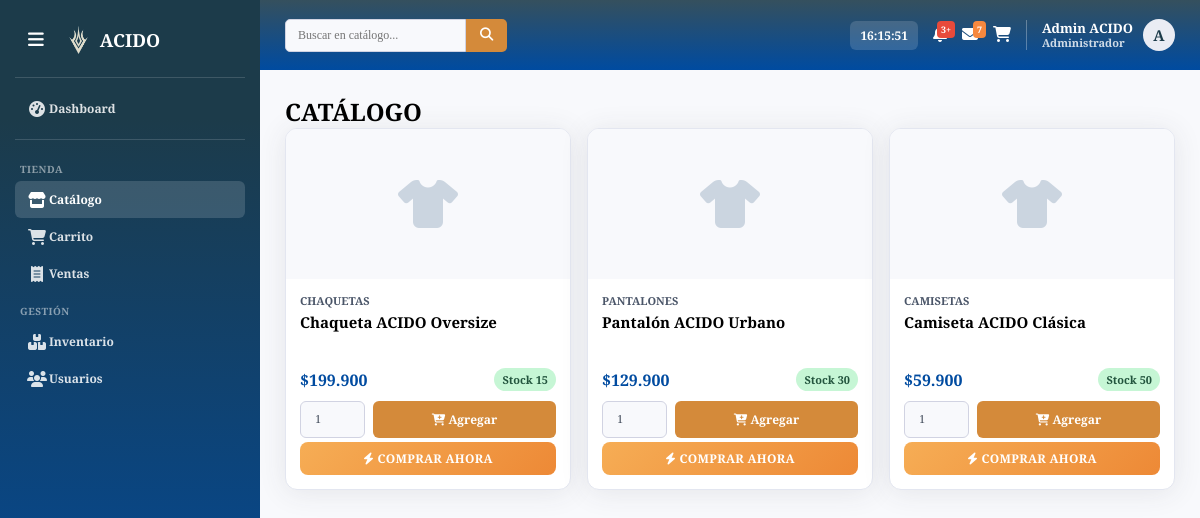
The app's page /index.php?action=catalogo (signed in) with its own data.
### tables this page shows
CREATE TABLE producto (
  ID_Producto INT AUTO_INCREMENT PRIMARY KEY,
  Nombre_Producto VARCHAR(100) NOT NULL,
  Precio_Actual DECIMAL(10,2) NOT NULL,
  Stock_Actual INT NOT NULL DEFAULT 0,
  Stock_Minimo INT NOT NULL DEFAULT 10,
  ID_Categoria INT NOT NULL,
  ID_Proveedor INT NOT NULL,
  Imagen_URL VARCHAR(512) NULL,
  QR_Code_URL VARCHAR(512) NULL,
  deleted_at DATETIME NULL DEFAULT NULL,
  FOREIGN KEY (ID_Categoria) REFERENCES categoria(ID_Categoria),
  FOREIGN KEY (ID_Proveedor) REFERENCES proveedor(ID_Proveedor)
);

CREATE TABLE categoria (
  ID_Categoria INT AUTO_INCREMENT PRIMARY KEY,
  Nombre_Categoria VARCHAR(50) NOT NULL
);

### lib/Env.php (called while the page is built, shortened)
<?php
class Env
{
    public static function get($key, $default = null)
    {
        $v = getenv($key);
        if ($v !== false) return $v;
        return $default;
    }
}

### config/conexion.php (called while the page is built, shortened)
<?php
require_once __DIR__ . "/../lib/Env.php";
class Conexion {
    public function __construct() {
        $host    = Env::get("DB_HOST", "localhost");
        $port    = (int)Env::get("DB_PORT", 3306);
        $dbname  = Env::get("DB_NAME", "proyecto_acido");
        $user    = Env::get("DB_USER", "root");
        $pass    = Env::get("DB_PASS", "");
        $charset = Env::get("DB_CHARSET", "utf8mb4");
        try {
            $this->conn = new PDO("mysql:host={$host};port={$port};dbname={$dbname};charset={$charset}", $user, $pass);
        } catch (PDOException $e) {
            error_log("Conexion: " . $e->getMessage());
            die("Error en la conexión. Intenta más tarde.");
        }
    }
}

### model/Producto.php (called while the page is built, shortened)
<?php
require_once __DIR__ . "/../config/conexion.php";
class Producto
{
    private $db;
    public function __construct()
    {
        $conexionObj = new Conexion();
        $this->db = $conexionObj->conn;
    }
    public function obtenerCatalogo()
    {
        try {
            $sql = "SELECT p.ID_Producto, p.Nombre_Producto, p.Precio_Actual, p.Stock_Actual,
                           p.Imagen_URL, c.Nombre_Categoria
                    FROM producto p
                    LEFT JOIN categoria c ON p.ID_Categoria = c.ID_Categoria
                    WHERE p.deleted_at IS NULL AND p.Stock_Actual > 0
                    ORDER BY p.ID_Producto DESC LIMIT 100";
            return $this->db->query($sql)->fetchAll(PDO::FETCH_ASSOC);
        } catch (PDOException $e) {
            error_log("Producto::obtenerCatalogo: " . $e->getMessage());
            return [];
        }
    }
}

### model/Movimiento.php (called while the page is built, shortened)
<?php
require_once __DIR__ . "/../config/conexion.php";
class Movimiento
{
    public function __construct()
    {
        $conexionObj = new Conexion();
    }
}

### controller/ProductoController.php (called while the page is built, shortened)
<?php
require_once __DIR__ . "/../model/Producto.php";
require_once __DIR__ . "/../model/Movimiento.php";
class ProductoController {
    private $model;
    public function __construct() {
        $this->model = new Producto();
    }
    public function catalogo() { return $this->model->obtenerCatalogo(); }
}

### view/catalogo.php (the view, shortened to what this page needs)
<?php
$__rol = $_SESSION["user"]["Rol"] ?? $_SESSION["user"]["rol"] ?? 'Cliente';
?>
<!DOCTYPE html>
<html lang="es">
<head>
    <link rel="stylesheet" href="/ACIDO/BACKPHP_TEST/public/css/global.css?v=<?php echo time(); ?>">
    <link rel="stylesheet" href="/ACIDO/BACKPHP_TEST/public/css/layout.css?v=<?php echo time(); ?>">
    <link rel="stylesheet" href="/ACIDO/BACKPHP_TEST/public/css/crud.css?v=<?php echo time(); ?>">
    <link rel="stylesheet" href="https://cdnjs.cloudflare.com/ajax/libs/font-awesome/6.4.0/css/all.min.css">
</head>
<body class="dashboard-body crud-body">
    <div class="dashboard-container crud-container">
        <aside id="sidebar" class="sidebar">
            <div class="sidebar-brand">
                <button type="button" id="toggleSidebar" class="toggle-btn" title="Contraer/Expandir Menú">
                    <i class="fa-solid fa-bars"></i>
                </button>
                <div class="brand-info sidebar-text">
                    <img src="/ACIDO/BACKPHP_TEST/public/img/LOGO2.png" class="brand-icon" alt="Logo Ácido Colombia">
                    <span class="brand-name">ACIDO</span>
                </div>
            </div>
            <hr class="sidebar-divider">
            <?php if (in_array($__rol, ['Administrador','Empleado'], true)): ?>
            <a href="index.php?action=dashboard" class="nav-item">
                <i class="fa-solid fa-gauge-high"></i>
                <span class="sidebar-text">Dashboard</span>
            </a>
            <hr class="sidebar-divider">
            <?php endif; ?>
            <div class="sidebar-heading sidebar-text">TIENDA</div>
            <a href="index.php?action=catalogo" class="nav-item active">
                <i class="fa-solid fa-store"></i>
                <span class="sidebar-text">Catálogo</span>
            </a>
            <a href="index.php?action=carrito" class="nav-item">
                <i class="fa-solid fa-cart-shopping"></i>
                <span class="sidebar-text">Carrito<?php $nc=array_sum($_SESSION['cart']??[]); if($nc>0) echo " ($nc)"; ?></span>
            </a>
            <a href="index.php?action=ventas" class="nav-item">
                <i class="fa-solid fa-receipt"></i>
                <span class="sidebar-text"><?php echo in_array($__rol,['Administrador','Empleado'],true)?'Ventas':'Mis compras'; ?></span>
            </a>
            <?php if (in_array($__rol, ['Administrador','Empleado'], true)): ?>
            <div class="sidebar-heading sidebar-text" style="margin-top:12px;">GESTIÓN</div>
            <a href="index.php?action=inventario" class="nav-item">
                <i class="fa-solid fa-boxes-stacked"></i>
                <span class="sidebar-text">Inventario</span>
            </a>
            <a href="index.php?action=crud" class="nav-item">
                <i class="fa-solid fa-users"></i>
                <span class="sidebar-text">Usuarios</span>
            </a>
            <?php endif; ?>
        </aside>
        <main class="main-content">
            <header class="topbar">
                <div class="search-bar">
                    <input type="text" id="catSearch" placeholder="Buscar en catálogo...">
                    <button><i class="fa-solid fa-magnifying-glass"></i></button>
                </div>
                <div class="topbar-user">
                    <span id="liveClock" title="Hora del sistema" style="font-size:12px;font-weight:700;color:#fff;background:rgba(255,255,255,.15);padding:6px 10px;border-radius:6px;">--:--:--</span>
                    <div class="icon-badge">
                        <span class="badge red">3+</span>
                    </div>
                    <div class="icon-badge">
                        <i class="fa-solid fa-envelope"></i>
                        <span class="badge yellow">7</span>
                    </div>
                    <a href="index.php?action=carrito" class="icon-badge" title="Mi carrito" style="text-decoration:none;color:inherit;">
                        <i class="fa-solid fa-cart-shopping" style="color:#fff;"></i>
                    </a>
                    <div class="user-info-dropdown" style="position: relative;">
                        <div class="user-info" id="userMenuBtn" style="cursor: pointer;">
                            <span class="user-badge"><strong><?php echo htmlspecialchars($_SESSION["user"]["nombre_completo"] ?? $_SESSION["user"]["nombre"] ?? $_SESSION["user"]["Email"] ?? 'Usuario'); ?></strong><small><?php echo htmlspecialchars($__rol); ?></small></span>
                            <?php $___avNb = $_SESSION["user"]["nombre_completo"] ?? $_SESSION["user"]["nombre"] ?? 'U'; $___avNbT = trim((string)$___avNb); $___avIni = $___avNbT !== '' ? (function_exists('mb_strtoupper') ? mb_strtoupper(mb_substr($___avNbT, 0, 1, 'UTF-8'), 'UTF-8') : strtoupper(substr($___avNbT, 0, 1))) : 'U'; $___avFoto = $_SESSION["user"]["foto"] ?? $_SESSION["user"]["Foto"] ?? null; ?>
                            <div class="avatar" title="<?php echo htmlspecialchars($___avNbT); ?>"><?php if (!empty($___avFoto)): ?><img src="<?php echo htmlspecialchars($___avFoto); ?>" alt="Foto de perfil"><?php else: ?><?php echo htmlspecialchars($___avIni); ?><?php endif; ?></div>
                        </div>
                    </div>
                </div>
            </header>
            <div class="content-padding-crud">
                <div class="page-header">
                    <h2>CATÁLOGO</h2>
                </div>
                <?php if (empty($items)): ?>
                    <div class="crud-modern-card" style="padding:40px;text-align:center;color:#a0aec0;font-style:italic;">
                        No hay productos disponibles por ahora.
                    </div>
                <?php else: ?>
                <div id="catGrid" style="display:grid;grid-template-columns:repeat(auto-fill,minmax(220px,1fr));gap:16px;">
                    <?php foreach ($items as $it): ?>
                    <div class="crud-modern-card" style="margin:0;overflow:hidden;display:flex;flex-direction:column;">
                        <div style="height:150px;background:#f8f9fc;display:flex;align-items:center;justify-content:center;overflow:hidden;flex-shrink:0;">
                            <?php if (!empty($it['Imagen_URL'])): ?>
                                <img src="<?php echo htmlspecialchars($it['Imagen_URL']); ?>" alt="" style="width:100%;height:100%;object-fit:cover;" loading="lazy">
                            <?php else: ?>
                                <i class="fa-solid fa-shirt" style="font-size:48px;color:#cbd5e0;"></i>
                            <?php endif; ?>
                        </div>
                        <div style="padding:14px;display:flex;flex-direction:column;flex:1;">
                            <div style="font-size:11px;font-weight:700;color:#4a5568;text-transform:uppercase;"><?php echo htmlspecialchars($it['Nombre_Categoria'] ?? 'General'); ?></div>
                            <div style="font-weight:800;font-size:15px;margin:4px 0;min-height:44px;"><?php echo htmlspecialchars($it['Nombre_Producto']); ?></div>
                            <div style="display:flex;align-items:center;justify-content:space-between;margin-top:8px;">
                                <span style="font-weight:800;color:#004BA0;">$<?php echo number_format($it['Precio_Actual'], 0, ',', '.'); ?></span>
                                <span style="font-size:11px;background:#c6f6d5;color:#22543d;padding:4px 8px;border-radius:12px;font-weight:700;">Stock <?php echo (int)$it['Stock_Actual']; ?></span>
                            </div>
                            <form action="index.php?action=catalogo" method="POST" class="ajax-cart-form" data-nombre="<?php echo htmlspecialchars($it['Nombre_Producto'], ENT_QUOTES); ?>" style="display:flex;gap:8px;margin-top:auto;padding-top:10px;align-items:center;">
                                <input type="number" name="qty" value="1" min="1" max="10" class="crud-input" style="width:65px;">
                                <button type="submit" class="btn-crud-save" style="flex:1;"><i class="fa-solid fa-cart-plus"></i> Agregar</button>
                            </form>
                            <form action="index.php?action=catalogo" method="POST" style="display:flex;gap:8px;padding-top:4px;">
                                <button type="submit" class="btn-buy-now" style="flex:1;"><i class="fa-solid fa-bolt"></i> Comprar ahora</button>
                            </form>
                        </div>
                    </div>
                    <?php endforeach; ?>
                </div>
                <?php endif; ?>
            </div>
        </main>
    </div>
</body>
</html>

### index.php (shortened to what this page needs)
<?php
require_once "controller/ProductoController.php";
$productoController = new ProductoController();
if (isset($_GET["action"])) {
    if ($_GET["action"] === "catalogo") {
        $items = $productoController->catalogo();
        require_once "view/catalogo.php";
        exit();
    }
}
?>

### public/css/global.css (style rules this page uses)
* { box-sizing: border-box; margin: 0; padding: 0; }
body, input, button, select, textarea, span, p, a, h1, h2, h3, h4, h5, h6, label { font-family: 'Cinzel', serif !important; }

### public/css/layout.css (style rules this page uses)
html, body { height: 100vh !important; max-height: 100vh !important; margin: 0 !important; padding: 0 !important; overflow: hidden !important; background: #f8f9fc !important; }
.dashboard-container { display: flex !important; width: 100vw !important; height: 100vh !important; max-height: 100vh !important; overflow: hidden !important; }
.sidebar { width: 260px; height: 100vh !important; max-height: 100vh !important; background-image: linear-gradient(180deg, #1C3B4A 15%, #004BA0 90%, #808080); color: #ffffff; padding: 15px; display: flex; flex-direction: column; flex-shrink: 0; transition: width 0.3s cubic-bezier(0.4, 0, 0.2, 1); z-index: 100; overflow-y: auto; }
.sidebar-brand { display: flex; align-items: center; gap: 12px; padding: 10px 5px; font-weight: 800; font-size: 18px; height: 50px; }
.brand-info { display: flex; align-items: center; gap: 8px; white-space: nowrap; }
.brand-icon { width: 28px; height: auto; }
.toggle-btn { background: transparent; border: none; color: #ffffff; font-size: 18px; cursor: pointer; padding: 6px 8px; border-radius: 6px; flex-shrink: 0; }
.sidebar-divider { border: 0; border-top: 1px solid rgba(255, 255, 255, 0.15); margin: 12px 0; }
.sidebar-heading { font-size: 10px; font-weight: 800; color: rgba(255, 255, 255, 0.5); margin: 10px 0 5px 5px; white-space: nowrap; letter-spacing: 0.5px; }
.nav-item { display: flex; align-items: center; color: rgba(255, 255, 255, 0.85); text-decoration: none; padding: 10px; font-size: 12px; border-radius: 6px; white-space: nowrap; transition: all 0.2s; font-weight: 600; }
.nav-item i { font-size: 16px; min-width: 24px; text-align: center; }
.nav-item:hover, .nav-item.active { color: #ffffff; background: rgba(255, 255, 255, 0.15); font-weight: 700; }
.main-content { flex: 1; display: flex !important; flex-direction: column !important; height: 100vh !important; max-height: 100vh !important; min-width: 0; background: #f8f9fc; overflow: hidden !important; }
.topbar { height: 70px !important; background: linear-gradient(180deg, rgba(29, 59, 74, 0.89), rgba(0, 75, 160, 1)); display: flex; align-items: center; justify-content: space-between; padding: 0 25px; flex-shrink: 0 !important; }
.search-bar { display: flex; }
.search-bar input { background-color: #f8f9fc; border: 1px solid #d1d3e2; border-top-left-radius: 5px; border-bottom-left-radius: 5px; padding: 8px 12px; font-size: 12px; outline: none; }
.search-bar button { background-color: #D48A3A; color: white; border: none; padding: 8px 14px; border-top-right-radius: 5px; border-bottom-right-radius: 5px; cursor: pointer; }
.topbar-user { display: flex; align-items: center; gap: 15px; }
.icon-badge { position: relative; color: #ffffff; font-size: 16px; cursor: pointer; }
.badge { position: absolute; top: -5px; right: -8px; font-size: 9px; color: white; padding: 2px 4px; border-radius: 4px; font-weight: bold; }
.badge.red { background-color: #e74a3b; }
.badge.yellow { background-color: #f6883e; }
.user-info { display: flex; align-items: center; gap: 10px; font-size: 12px; color: #ffffff; font-weight: 600; }
.avatar { width: 32px; height: 32px; background: #eaecf4; border-radius: 50%; display: inline-flex; align-items: center; justify-content: center; font-size: 15px; font-weight: 800; color: #1C3B4A; text-transform: uppercase; overflow: hidden; flex-shrink: 0; }
.user-badge { display: inline-flex; flex-direction: column; line-height: 1.2; text-align: left; }
.user-badge strong { font-size: 13px; font-weight: 700; color: #ffffff; white-space: nowrap; }
.user-badge small { font-size: 11px; font-weight: 600; color: rgba(255, 255, 255, 0.8); }
.user-info-dropdown { position: relative; }
.content-padding, .content-padding-crud { flex: 1 !important; height: calc(100vh - 70px) !important; overflow-y: auto !important; padding: 25px !important; }
.content-padding, .content-padding-crud { animation: appFadeUp .35s ease; }
.topbar .icon-badge { transition: transform .15s ease; }

### records on screen
producto: ID_Categoria.Nombre_Categoria "CHAQUETAS", Nombre_Producto "Chaqueta ACIDO Oversize", Precio_Actual "199.900", Stock_Actual "15"
producto: ID_Categoria.Nombre_Categoria "PANTALONES", Nombre_Producto "Pantalón ACIDO Urbano", Precio_Actual "129.900", Stock_Actual "30"
producto: ID_Categoria.Nombre_Categoria "CAMISETAS", Nombre_Producto "Camiseta ACIDO Clásica", Precio_Actual "59.900", Stock_Actual "50"

### other values on screen
$_SESSION["user"]["nombre_completo"] "Admin ACIDO"
$__rol "Administrador"
$___avIni "A"
